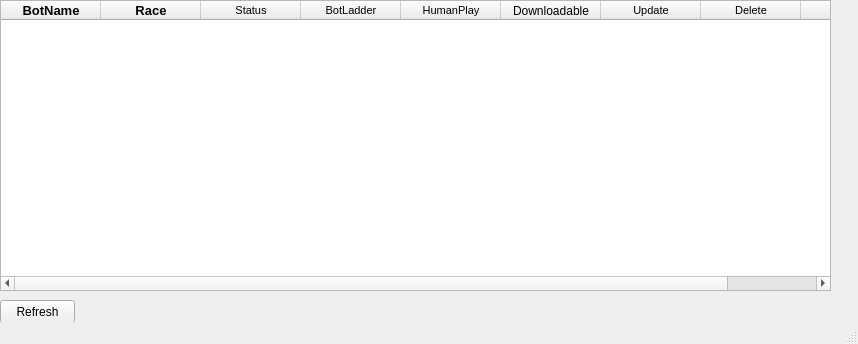
<?xml version="1.0" encoding="UTF-8"?>
<ui version="4.0">
 <class>BotsListWindow</class>
 <widget class="QMainWindow" name="BotsListWindow">
  <property name="geometry">
   <rect>
    <x>0</x>
    <y>0</y>
    <width>858</width>
    <height>344</height>
   </rect>
  </property>
  <property name="windowTitle">
   <string>Current Bots</string>
  </property>
  <widget class="QWidget" name="centralwidget">
   <widget class="QTableWidget" name="BotsListTable">
    <property name="geometry">
     <rect>
      <x>0</x>
      <y>0</y>
      <width>831</width>
      <height>291</height>
     </rect>
    </property>
    <property name="maximumSize">
     <size>
      <width>831</width>
      <height>16777215</height>
     </size>
    </property>
    <column>
     <property name="text">
      <string>BotName</string>
     </property>
     <property name="font">
      <font>
       <pointsize>10</pointsize>
       <weight>75</weight>
       <bold>true</bold>
      </font>
     </property>
    </column>
    <column>
     <property name="text">
      <string>Race</string>
     </property>
     <property name="font">
      <font>
       <pointsize>10</pointsize>
       <weight>75</weight>
       <bold>true</bold>
      </font>
     </property>
    </column>
    <column>
     <property name="text">
      <string>Status</string>
     </property>
     <property name="font">
      <font>
       <pointsize>8</pointsize>
       <weight>50</weight>
       <bold>false</bold>
      </font>
     </property>
    </column>
    <column>
     <property name="text">
      <string>BotLadder</string>
     </property>
     <property name="font">
      <font>
       <pointsize>8</pointsize>
       <weight>50</weight>
       <bold>false</bold>
      </font>
     </property>
    </column>
    <column>
     <property name="text">
      <string>HumanPlay</string>
     </property>
     <property name="font">
      <font>
       <pointsize>8</pointsize>
       <weight>50</weight>
       <bold>false</bold>
      </font>
     </property>
    </column>
    <column>
     <property name="text">
      <string>Downloadable</string>
     </property>
    </column>
    <column>
     <property name="text">
      <string>Update</string>
     </property>
     <property name="font">
      <font>
       <pointsize>8</pointsize>
       <weight>50</weight>
       <bold>false</bold>
      </font>
     </property>
    </column>
    <column>
     <property name="text">
      <string>Delete</string>
     </property>
     <property name="font">
      <font>
       <pointsize>8</pointsize>
       <weight>50</weight>
       <bold>false</bold>
      </font>
     </property>
    </column>
    <column>
     <property name="text">
      <string>Data</string>
     </property>
    </column>
   </widget>
   <widget class="QPushButton" name="RefreshButton">
    <property name="geometry">
     <rect>
      <x>0</x>
      <y>300</y>
      <width>75</width>
      <height>23</height>
     </rect>
    </property>
    <property name="text">
     <string>Refresh</string>
    </property>
   </widget>
  </widget>
  <widget class="QStatusBar" name="statusbar"/>
 </widget>
 <resources/>
 <connections/>
</ui>
